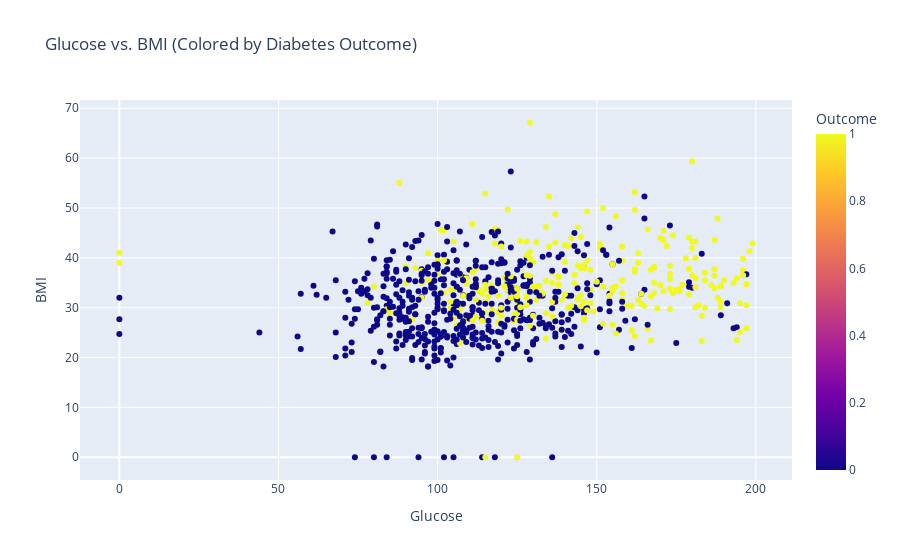

This figure's notebook cell:
### Code cell
figg = px.scatter(df, x='Glucose', y='BMI', color='Outcome', 
                 title="Glucose vs. BMI (Colored by Diabetes Outcome)")
figg.show()

### Figure 1 — Plotly figure (JSON) as saved in the notebook; plotly's stock layout.template omitted (floating-point values rounded to 4 significant figures; data arrays with more than 128 entries replaced by an {"elided": "..."} marker saying what was removed)
{"data": [{"hovertemplate": "Glucose=%{x}<br>BMI=%{y}<br>Outcome=%{marker.color}<extra></extra>", "legendgroup": "", "marker": {"color": {"elided": "768 int values"}, "coloraxis": "coloraxis", "symbol": "circle"}, "mode": "markers", "name": "", "orientation": "v", "showlegend": false, "type": "scatter", "x": {"elided": "768 int values"}, "xaxis": "x", "y": {"elided": "768 float values"}, "yaxis": "y"}], "layout": {"autosize": true, "coloraxis": {"colorbar": {"title": {"text": "Outcome"}}, "colorscale": [[0, "#0d0887"], [0.1111, "#46039f"], [0.2222, "#7201a8"], [0.3333, "#9c179e"], [0.4444, "#bd3786"], [0.5556, "#d8576b"], [0.6667, "#ed7953"], [0.7778, "#fb9f3a"], [0.8889, "#fdca26"], [1, "#f0f921"]]}, "legend": {"tracegroupgap": 0}, "title": {"text": "Glucose vs. BMI (Colored by Diabetes Outcome)"}, "xaxis": {"anchor": "y", "autorange": true, "domain": [0, 1], "range": [-12.06, 211.1], "title": {"text": "Glucose"}, "type": "linear"}, "yaxis": {"anchor": "x", "autorange": true, "domain": [0, 1], "range": [-5.537, 72.64], "title": {"text": "BMI"}, "type": "linear"}}}
